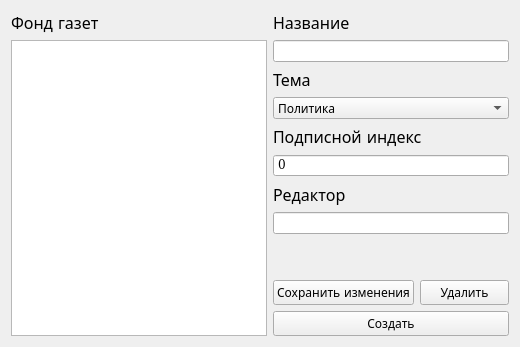
        <widget class="QWidget" name="newspapers">
         <attribute name="title">
          <string>Газета</string>
         </attribute>
         <layout class="QFormLayout" name="formLayout">
          <item row="1" column="1">
           <layout class="QVBoxLayout" name="verticalLayout_4">
            <item>
             <widget class="QLabel" name="label_8">
              <property name="font">
               <font>
                <family>DejaVu Math TeX Gyre</family>
                <pointsize>12</pointsize>
               </font>
              </property>
              <property name="text">
               <string>Название</string>
              </property>
             </widget>
            </item>
            <item>
             <widget class="QLineEdit" name="newspaper_title">
              <property name="font">
               <font>
                <family>DejaVu Math TeX Gyre</family>
               </font>
              </property>
             </widget>
            </item>
            <item>
             <widget class="QLabel" name="label_9">
              <property name="font">
               <font>
                <family>DejaVu Math TeX Gyre</family>
                <pointsize>12</pointsize>
               </font>
              </property>
              <property name="text">
               <string>Тема</string>
              </property>
             </widget>
            </item>
            <item>
             <widget class="QComboBox" name="newspaper_topic">
              <property name="font">
               <font>
                <family>DejaVu Math TeX Gyre</family>
               </font>
              </property>
              <item>
               <property name="text">
                <string>Политика</string>
               </property>
              </item>
              <item>
               <property name="text">
                <string>Экономика и финансы</string>
               </property>
              </item>
              <item>
               <property name="text">
                <string>Общество</string>
               </property>
              </item>
              <item>
               <property name="text">
                <string>Происшествия и криминал</string>
               </property>
              </item>
              <item>
               <property name="text">
                <string>Культура и искусство</string>
               </property>
              </item>
              <item>
               <property name="text">
                <string>Спорт</string>
               </property>
              </item>
              <item>
               <property name="text">
                <string>Наука и технологии </string>
               </property>
              </item>
              <item>
               <property name="text">
                <string>Здоровье и медицина</string>
               </property>
              </item>
              <item>
               <property name="text">
                <string>Стиль жизни и развлечения</string>
               </property>
              </item>
              <item>
               <property name="text">
                <string>Погода и экология</string>
               </property>
              </item>
              <item>
               <property name="text">
                <string>Мнения и аналитика</string>
               </property>
              </item>
              <item>
               <property name="text">
                <string>Письма и обратная связь</string>
               </property>
              </item>
              <item>
               <property name="text">
                <string>Реклама и объявления</string>
               </property>
              </item>
              <item>
               <property name="text">
                <string>Региональные и местные новости</string>
               </property>
              </item>
              <item>
               <property name="text">
                <string>Международные новости</string>
               </property>
              </item>
             </widget>
            </item>
            <item>
             <widget class="QLabel" name="label_10">
              <property name="font">
               <font>
                <family>DejaVu Math TeX Gyre</family>
                <pointsize>12</pointsize>
               </font>
              </property>
              <property name="text">
               <string>Подписной индекс</string>
              </property>
             </widget>
            </item>
            <item>
             <widget class="QSpinBox" name="newspaper_index">
              <property name="font">
               <font>
                <family>DejaVu Math TeX Gyre</family>
               </font>
              </property>
              <property name="readOnly">
               <bool>true</bool>
              </property>
              <property name="buttonSymbols">
               <enum>QAbstractSpinBox::ButtonSymbols::NoButtons</enum>
              </property>
              <property name="maximum">
               <number>1000000</number>
              </property>
             </widget>
            </item>
            <item>
             <widget class="QLabel" name="label_11">
              <property name="font">
               <font>
                <family>DejaVu Math TeX Gyre</family>
                <pointsize>12</pointsize>
               </font>
              </property>
              <property name="text">
               <string>Редактор</string>
              </property>
             </widget>
            </item>
            <item>
             <widget class="QLineEdit" name="newspaper_fio_editor">
              <property name="font">
               <font>
                <family>DejaVu Math TeX Gyre</family>
               </font>
              </property>
              <property name="text">
               <string/>
              </property>
             </widget>
            </item>
            <item>
             <spacer name="verticalSpacer_3">
              <property name="font">
               <font>
                <family>DejaVu Math TeX Gyre</family>
               </font>
              </property>
              <property name="orientation">
               <enum>Qt::Orientation::Vertical</enum>
              </property>
              <property name="sizeHint" stdset="0">
               <size>
                <width>20</width>
                <height>40</height>
               </size>
              </property>
             </spacer>
            </item>
            <item>
             <layout class="QVBoxLayout" name="verticalLayout_10">
              <item>
               <layout class="QHBoxLayout" name="horizontalLayout_11">
                <property name="topMargin">
                 <number>0</number>
                </property>
                <item>
                 <widget class="QPushButton" name="newspaper_save">
                  <property name="font">
                   <font>
                    <family>DejaVu Math TeX Gyre</family>
                   </font>
                  </property>
                  <property name="text">
                   <string>Сохранить изменения</string>
                  </property>
                 </widget>
                </item>
                <item>
                 <widget class="QPushButton" name="newspaper_del">
                  <property name="font">
                   <font>
                    <family>DejaVu Math TeX Gyre</family>
                   </font>
                  </property>
                  <property name="text">
                   <string>Удалить</string>
                  </property>
                 </widget>
                </item>
               </layout>
              </item>
              <item>
               <widget class="QPushButton" name="newspaper_add">
                <property name="font">
                 <font>
                  <family>DejaVu Math TeX Gyre</family>
                 </font>
                </property>
                <property name="text">
                 <string>Создать</string>
                </property>
               </widget>
              </item>
             </layout>
            </item>
           </layout>
          </item>
          <item row="1" column="0">
           <layout class="QVBoxLayout" name="verticalLayout_7">
            <item>
             <widget class="QLabel" name="label_36">
              <property name="sizePolicy">
               <sizepolicy hsizetype="Preferred" vsizetype="Preferred">
                <horstretch>0</horstretch>
                <verstretch>0</verstretch>
               </sizepolicy>
              </property>
              <property name="font">
               <font>
                <family>DejaVu Math TeX Gyre</family>
                <pointsize>12</pointsize>
               </font>
              </property>
              <property name="text">
               <string>Фонд газет</string>
              </property>
             </widget>
            </item>
            <item>
             <widget class="QListWidget" name="newspapers_list">
              <property name="sizePolicy">
               <sizepolicy hsizetype="Expanding" vsizetype="Expanding">
                <horstretch>0</horstretch>
                <verstretch>0</verstretch>
               </sizepolicy>
              </property>
              <property name="font">
               <font>
                <family>DejaVu Math TeX Gyre</family>
                <pointsize>12</pointsize>
               </font>
              </property>
             </widget>
            </item>
           </layout>
          </item>
         </layout>
        </widget>
